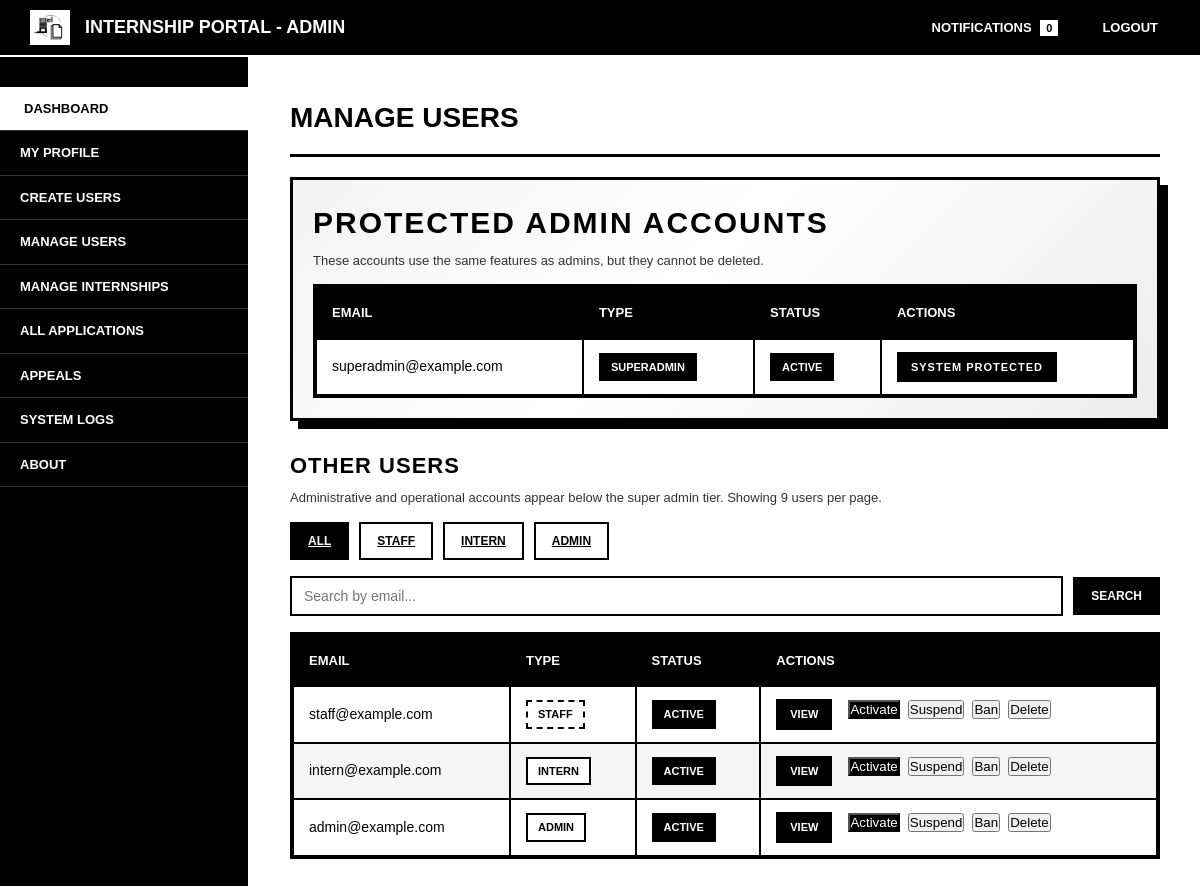
Before: /superadmin/manage_users.php (signed in) with the older database file.
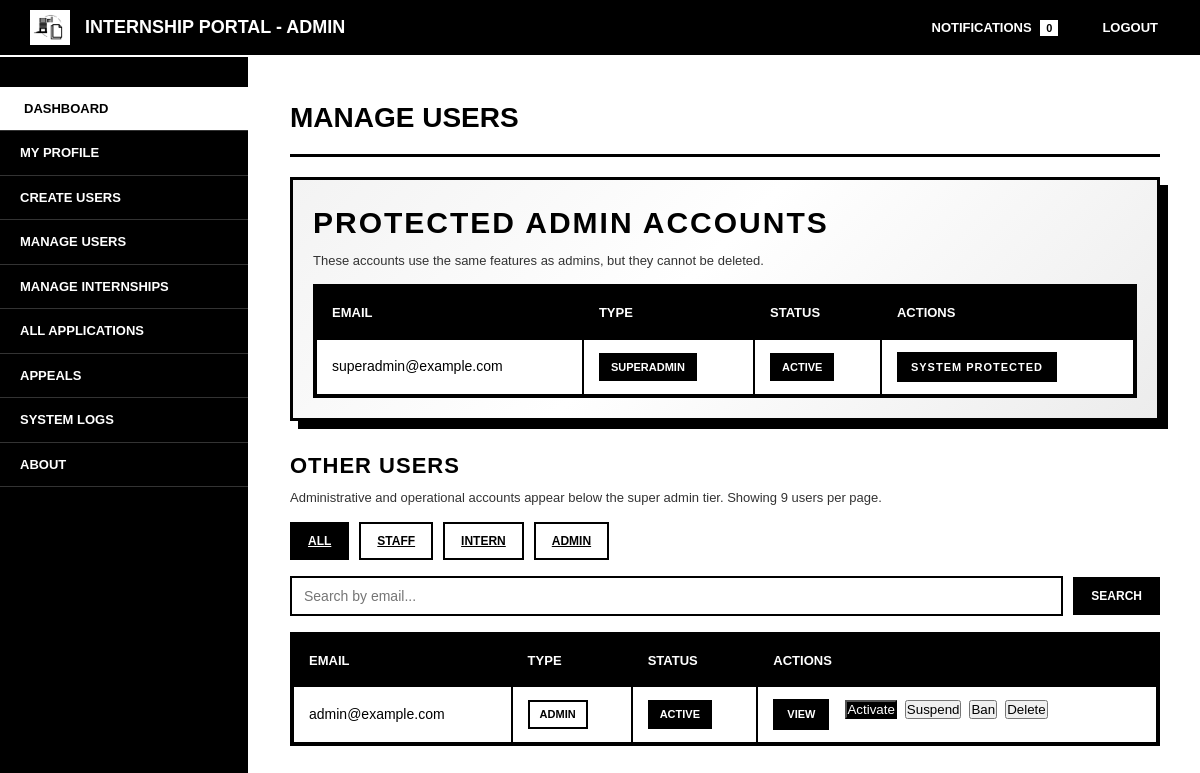
After: the same page with the newer database file.
### tables this page shows
CREATE TABLE `users` (
  `user_id` int(11) NOT NULL,
  `email` varchar(255) NOT NULL,
  `password_hash` varchar(255) DEFAULT NULL,
  `user_type` enum('admin','staff','intern','superadmin') NOT NULL,
  `verified` tinyint(1) DEFAULT 0,
  `created_at` timestamp NOT NULL DEFAULT current_timestamp(),
  `updated_at` timestamp NOT NULL DEFAULT current_timestamp() ON UPDATE current_timestamp(),
  `first_login` tinyint(1) DEFAULT 1,
  `reset_token` varchar(255) DEFAULT NULL,
  `token_expiry` datetime DEFAULT NULL,
  `status` enum('active','banned','suspended') DEFAULT 'active',
  `status_reason` text DEFAULT NULL,
  `appeal_allowed` tinyint(1) NOT NULL DEFAULT 1
);

### includes/functions.php (called while the page is built, shortened)
<?php
function isSuperAdminUser($userType = null) {
    $userType = $userType ?? ($_SESSION['user_type'] ?? null);
    return $userType === 'superadmin';
}
function getAdminAreaLabel() {
    return isSuperAdminUser() ? 'Super Admin' : 'Admin';
}
?>

### superadmin/manage_users.php (the view, shortened to what the changed rows need)
<?php
require_once '../includes/functions.php';
$panelLabel = getAdminAreaLabel();
$itemsPerPage = 9;
$currentPage = filter_input(INPUT_GET, 'page', FILTER_VALIDATE_INT, [
    'options' => ['min_range' => 1],
]) ?: 1;
$statusLabels = [
    'active' => 'Active',
    'banned' => 'Banned',
    'suspended' => 'Suspended',
];
$stmt = $pdo->prepare("SELECT * FROM users WHERE user_type = 'superadmin' ORDER BY user_id DESC");
$stmt->execute();
$superAdminUsers = $stmt->fetchAll();
$otherUsersWhere = "user_type <> 'superadmin'";
$otherUsersParams = [];
$stmt = $pdo->prepare("SELECT COUNT(*) FROM users WHERE {$otherUsersWhere}");
$stmt->execute($otherUsersParams);
$totalOtherUsers = (int) $stmt->fetchColumn();
$totalPages = max(1, (int) ceil($totalOtherUsers / $itemsPerPage));
$currentPage = min($currentPage, $totalPages);
$offset = ($currentPage - 1) * $itemsPerPage;
$stmt = $pdo->prepare("SELECT * FROM users WHERE {$otherUsersWhere} ORDER BY user_id DESC LIMIT :limit OFFSET :offset");
$stmt->bindValue(':limit', $itemsPerPage, PDO::PARAM_INT);
$stmt->bindValue(':offset', $offset, PDO::PARAM_INT);
$stmt->execute();
$otherUsers = $stmt->fetchAll();
?>
<!DOCTYPE html>
<html lang="en">
<head>
    <link rel="stylesheet" href="../assets/css/super_manage.css">
    <link rel="stylesheet" href="../assets/css/responsive.css">
</head>
<body>
    <div class="topnav">
        <div class="logo-section">
            <h2>Internship Portal - <?= htmlspecialchars($panelLabel) ?></h2>
        </div>
    </div>
    <div class="wrapper">
        <div class="content">
            <h1>Manage Users</h1>
            <section class="user-group user-group-superadmin">
                <div class="section-heading">
                    <h2>Protected Admin Accounts</h2>
                </div>
                <div class="table-section table-section-superadmin">
                    <table>
                        <thead>
                            <tr>
                                <th>Email</th>
                                <th>Type</th>
                                <th>Status</th>
                                <th>Actions</th>
                            </tr>
                        </thead>
                        <tbody>
                            <?php foreach ($superAdminUsers as $user): ?>
                                <?php
                                $statusClass = $user['status'] === 'active' ? 'status-active' : 'status-inactive';
                                $userTypeClass = 'user-type-' . strtolower($user['user_type']);
                                ?>
                                <tr>
                                    <td><?= htmlspecialchars($user['email']) ?></td>
                                    <td>
                                        <span class="user-type <?= $userTypeClass ?>">
                                            <?= ucfirst($user['user_type']) ?>
                                        </span>
                                    </td>
                                    <td>
                                        <span class="status-badge <?= $statusClass ?>">
                                            <?= htmlspecialchars($statusLabels[$user['status']] ?? ucfirst($user['status'])) ?>
                                        </span>
                                    </td>
                                    <td>
                                        <span class="protected-label">System Protected</span>
                                    </td>
                                </tr>
                            <?php endforeach; ?>
                        </tbody>
                    </table>
                </div>
            </section>
            <section class="user-group">
                <div class="section-heading">
                    <h2>Other Users</h2>
                </div>
                <div class="table-section">
                    <table>
                        <thead>
                            <tr>
                                <th>Email</th>
                                <th>Type</th>
                                <th>Status</th>
                                <th>Actions</th>
                            </tr>
                        </thead>
                        <tbody>
                            <?php if (empty($otherUsers)): ?>
                                <tr>
                                    <td colspan="4">No users found for the selected filter and search.</td>
                                </tr>
                            <?php else: ?>
                                <?php foreach ($otherUsers as $user): ?>
                                    <?php
                                    $statusClass = $user['status'] === 'active' ? 'status-active' : 'status-inactive';
                                    $userTypeClass = 'user-type-' . strtolower($user['user_type']);
                                    ?>
                                    <tr>
                                        <td><?= htmlspecialchars($user['email']) ?></td>
                                        <td>
                                            <span class="user-type <?= $userTypeClass ?>">
                                                <?= ucfirst($user['user_type']) ?>
                                            </span>
                                        </td>
                                        <td>
                                            <span class="status-badge <?= $statusClass ?>">
                                                <?= htmlspecialchars($statusLabels[$user['status']] ?? ucfirst($user['status'])) ?>
                                            </span>
                                        </td>
                                        <td>
                                            <div class="action-group">
                                                <a href="view_users.php?id=<?= $user['user_id'] ?>">View</a>
                                                <form method="POST" action="toggle_status.php" style="display:inline;">
                                                    <button type="submit" class="<?= $user['status'] === 'active' ? 'current-status-action' : '' ?>">Activate</button>
                                                </form>
                                                <form method="POST" action="toggle_status.php" style="display:inline;" class="status-change-form" data-status-target="suspended">
                                                    <button type="submit" class="<?= $user['status'] === 'suspended' ? 'current-status-action' : '' ?>">Suspend</button>
                                                </form>
                                                <form method="POST" action="toggle_status.php" style="display:inline;" class="status-change-form" data-status-target="banned">
                                                    <button type="submit" class="<?= $user['status'] === 'banned' ? 'current-status-action' : '' ?>">Ban</button>
                                                </form>
                                                <form method="POST" action="delete_users.php" style="display:inline;" onsubmit="return confirm('Delete user <?= htmlspecialchars($user['email']) ?>? This action cannot be undone.')">
                                                    <button type="submit">Delete</button>
                                                </form>
                                            </div>
                                        </td>
                                    </tr>
                                <?php endforeach; ?>
                            <?php endif; ?>
                        </tbody>
                    </table>
                </div>
            </section>
        </div>
    </div>
</body>
</html>

Changed rows visible on the page:
removed users: email "staff@example.com", user_type "STAFF", status "ACTIVE", shown under "OTHER USERS"
removed users: email "intern@example.com", user_type "INTERN", status "ACTIVE", shown under "OTHER USERS"
